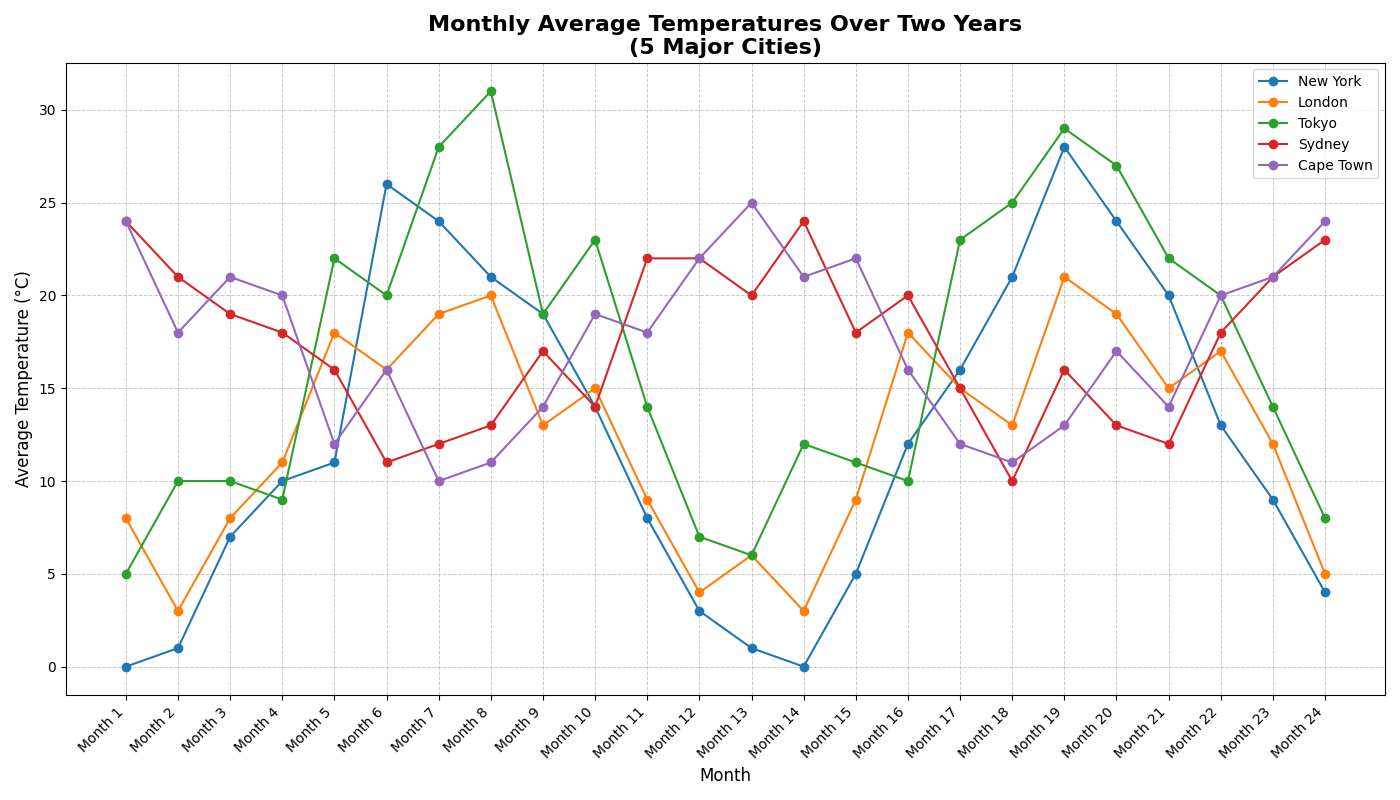

Recreate this plot in Python.
import matplotlib.pyplot as plt
import numpy as np

months = np.arange(1, 25)
cities = ['New York', 'London', 'Tokyo', 'Sydney', 'Cape Town']

# Manually altered temperatures data while preserving the structure
new_york = [0, 1, 7, 10, 11, 26, 24, 21, 19, 14, 8, 3, 
            1, 0, 5, 12, 16, 21, 28, 24, 20, 13, 9, 4]
london = [8, 3, 8, 11, 18, 16, 19, 20, 13, 15, 9, 4, 
          6, 3, 9, 18, 15, 13, 21, 19, 15, 17, 12, 5]
tokyo = [5, 10, 10, 9, 22, 20, 28, 31, 19, 23, 14, 7, 
         6, 12, 11, 10, 23, 25, 29, 27, 22, 20, 14, 8]
sydney = [24, 21, 19, 18, 16, 11, 12, 13, 17, 14, 22, 22, 
          20, 24, 18, 20, 15, 10, 16, 13, 12, 18, 21, 23]
cape_town = [24, 18, 21, 20, 12, 16, 10, 11, 14, 19, 18, 22, 
             25, 21, 22, 16, 12, 11, 13, 17, 14, 20, 21, 24]

data = [new_york, london, tokyo, sydney, cape_town]

fig, ax = plt.subplots(figsize=(14, 8))

for temperatures, city in zip(data, cities):
    ax.plot(months, temperatures, marker='o', label=city)

ax.set_title('Monthly Average Temperatures Over Two Years\n(5 Major Cities)', fontsize=16, fontweight='bold')
ax.set_xlabel('Month', fontsize=12)
ax.set_ylabel('Average Temperature (°C)', fontsize=12)
ax.set_xticks(months)
ax.set_xticklabels([f'Month {i}' for i in months], rotation=45, ha='right')

ax.grid(True, linestyle='--', linewidth=0.7, alpha=0.7)
ax.legend(loc='upper right', fontsize=10)
plt.tight_layout()

plt.show()
